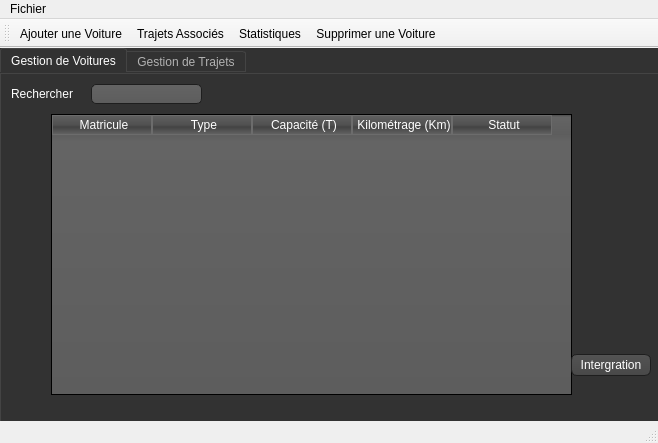
<?xml version="1.0" encoding="UTF-8"?>
<ui version="4.0">
 <class>mywindow</class>
 <widget class="QMainWindow" name="mywindow">
  <property name="enabled">
   <bool>true</bool>
  </property>
  <property name="geometry">
   <rect>
    <x>0</x>
    <y>0</y>
    <width>658</width>
    <height>443</height>
   </rect>
  </property>
  <property name="windowTitle">
   <string>mywindow</string>
  </property>
  <property name="styleSheet">
   <string notr="true"/>
  </property>
  <widget class="QWidget" name="centralwidget">
   <property name="styleSheet">
    <string notr="true">
QToolTip
{
     border: 1px solid black;
     background-color: #ffa02f;
     padding: 1px;
     border-radius: 3px;
     opacity: 100;
}

QWidget
{
    background-color: #323232;
}

QWidget:item:hover
{
    background-color: QLinearGradient( x1: 0, y1: 0, x2: 0, y2: 1, stop: 0 #ffa02f, stop: 1 #ca0619);
    color: #000000;
}

QWidget:item:selected
{
    background-color: QLinearGradient( x1: 0, y1: 0, x2: 0, y2: 1, stop: 0 #ffa02f, stop: 1 #d7801a);
}

QMenuBar::item
{
    background: transparent;
}

QMenuBar::item:selected
{
    background: transparent;
    border: 1px solid #ffaa00;
}

QMenuBar::item:pressed
{
    background: #444;
    border: 1px solid #000;
    background-color: QLinearGradient(
        x1:0, y1:0,
        x2:0, y2:1,
        stop:1 #212121,
        stop:0.4 #343434
        stop:0.2 #343434,
        stop:0.1 #ffaa00
    );
    margin-bottom:-1px;
    padding-bottom:1px;
}

QMenu
{
    border: 1px solid #000;
}

QMenu::item
{
    padding: 2px 20px 2px 20px;
}

QMenu::item:selected
{
    color: #000000;
}

QWidget:disabled
{
    color: #404040;
    background-color: #323232;
}

QAbstractItemView
{
    background-color: QLinearGradient( x1: 0, y1: 0, x2: 0, y2: 1, stop: 0 #4d4d4d, stop: 0.1 #646464, stop: 1 #5d5d5d);
}

QWidget:focus
{
    /*border: 2px solid QLinearGradient( x1: 0, y1: 0, x2: 0, y2: 1, stop: 0 #ffa02f, stop: 1 #d7801a);*/
}

QLineEdit
{
    background-color: QLinearGradient( x1: 0, y1: 0, x2: 0, y2: 1, stop: 0 #4d4d4d, stop: 0 #646464, stop: 1 #5d5d5d);
    padding: 1px;
    border-style: solid;
    border: 1px solid #1e1e1e;
    border-radius: 5;
}

QPushButton
{
	color:rgb(255, 255, 255);
    background-color: QLinearGradient( x1: 0, y1: 0, x2: 0, y2: 1, stop: 0 #565656, stop: 0.1 #525252, stop: 0.5 #4e4e4e, stop: 0.9 #4a4a4a, stop: 1 #464646);
    border-width: 1px;
    border-color: #1e1e1e;
    border-style: solid;
    border-radius: 6;
    padding: 3px;
    font-size: 12px;
    padding-left: 5px;
    padding-right: 5px;
}

QPushButton:pressed
{
    background-color: QLinearGradient( x1: 0, y1: 0, x2: 0, y2: 1, stop: 0 #2d2d2d, stop: 0.1 #2b2b2b, stop: 0.5 #292929, stop: 0.9 #282828, stop: 1 #252525);
}

QComboBox
{
    selection-background-color: #ffaa00;
    background-color: QLinearGradient( x1: 0, y1: 0, x2: 0, y2: 1, stop: 0 #565656, stop: 0.1 #525252, stop: 0.5 #4e4e4e, stop: 0.9 #4a4a4a, stop: 1 #464646);
    border-style: solid;
    border: 1px solid #1e1e1e;
    border-radius: 5;
	color:white;
}

QComboBox:hover,QPushButton:hover
{
    border: 2px solid QLinearGradient( x1: 0, y1: 0, x2: 0, y2: 1, stop: 0 #ffa02f, stop: 1 #d7801a);
}


QComboBox:on
{
    padding-top: 3px;
    padding-left: 4px;
    background-color: QLinearGradient( x1: 0, y1: 0, x2: 0, y2: 1, stop: 0 #2d2d2d, stop: 0.1 #2b2b2b, stop: 0.5 #292929, stop: 0.9 #282828, stop: 1 #252525);
    selection-background-color: #ffaa00;
}

QComboBox QAbstractItemView
{
    border: 2px solid darkgray;
    selection-background-color: QLinearGradient( x1: 0, y1: 0, x2: 0, y2: 1, stop: 0 #ffa02f, stop: 1 #d7801a);
}

QComboBox::drop-down
{
     subcontrol-origin: padding;
     subcontrol-position: top right;
     width: 15px;

     border-left-width: 0px;
     border-left-color: darkgray;
     border-left-style: solid; /* just a single line */
     border-top-right-radius: 3px; /* same radius as the QComboBox */
     border-bottom-right-radius: 3px;
 }

QComboBox::down-arrow
{
     image: url(:/down_arrow.png);
}

QGroupBox:focus
{
border: 2px solid QLinearGradient( x1: 0, y1: 0, x2: 0, y2: 1, stop: 0 #ffa02f, stop: 1 #d7801a);
}

QTextEdit:focus
{
    border: 2px solid QLinearGradient( x1: 0, y1: 0, x2: 0, y2: 1, stop: 0 #ffa02f, stop: 1 #d7801a);
}

QScrollBar:horizontal {
     border: 1px solid #222222;
     background: QLinearGradient( x1: 0, y1: 0, x2: 0, y2: 1, stop: 0.0 #121212, stop: 0.2 #282828, stop: 1 #484848);
     height: 7px;
     margin: 0px 16px 0 16px;
}

QScrollBar::handle:horizontal
{
      background: QLinearGradient( x1: 0, y1: 0, x2: 1, y2: 0, stop: 0 #ffa02f, stop: 0.5 #d7801a, stop: 1 #ffa02f);
      min-height: 20px;
      border-radius: 2px;
}

QScrollBar::add-line:horizontal {
      border: 1px solid #1b1b19;
      border-radius: 2px;
      background: QLinearGradient( x1: 0, y1: 0, x2: 1, y2: 0, stop: 0 #ffa02f, stop: 1 #d7801a);
      width: 14px;
      subcontrol-position: right;
      subcontrol-origin: margin;
}

QScrollBar::sub-line:horizontal {
      border: 1px solid #1b1b19;
      border-radius: 2px;
      background: QLinearGradient( x1: 0, y1: 0, x2: 1, y2: 0, stop: 0 #ffa02f, stop: 1 #d7801a);
      width: 14px;
     subcontrol-position: left;
     subcontrol-origin: margin;
}

QScrollBar::right-arrow:horizontal, QScrollBar::left-arrow:horizontal
{
      border: 1px solid black;
      width: 1px;
      height: 1px;
      background: white;
}

QScrollBar::add-page:horizontal, QScrollBar::sub-page:horizontal
{
      background: none;
}

QScrollBar:vertical
{
      background: QLinearGradient( x1: 0, y1: 0, x2: 1, y2: 0, stop: 0.0 #121212, stop: 0.2 #282828, stop: 1 #484848);
      width: 7px;
      margin: 16px 0 16px 0;
      border: 1px solid #222222;
}

QScrollBar::handle:vertical
{
      background: QLinearGradient( x1: 0, y1: 0, x2: 0, y2: 1, stop: 0 #ffa02f, stop: 0.5 #d7801a, stop: 1 #ffa02f);
      min-height: 20px;
      border-radius: 2px;
}

QScrollBar::add-line:vertical
{
      border: 1px solid #1b1b19;
      border-radius: 2px;
      background: QLinearGradient( x1: 0, y1: 0, x2: 0, y2: 1, stop: 0 #ffa02f, stop: 1 #d7801a);
      height: 14px;
      subcontrol-position: bottom;
      subcontrol-origin: margin;
}

QScrollBar::sub-line:vertical
{
      border: 1px solid #1b1b19;
      border-radius: 2px;
      background: QLinearGradient( x1: 0, y1: 0, x2: 0, y2: 1, stop: 0 #d7801a, stop: 1 #ffa02f);
      height: 14px;
      subcontrol-position: top;
      subcontrol-origin: margin;
}

QScrollBar::up-arrow:vertical, QScrollBar::down-arrow:vertical
{
      border: 1px solid black;
      width: 1px;
      height: 1px;
      background: white;
}


QScrollBar::add-page:vertical, QScrollBar::sub-page:vertical
{
      background: none;
}

QTextEdit
{
    background-color: #242424;
}

QPlainTextEdit
{
    background-color: #242424;
}

QHeaderView::section
{
    background-color: QLinearGradient(x1:0, y1:0, x2:0, y2:1, stop:0 #616161, stop: 0.5 #505050, stop: 0.6 #434343, stop:1 #656565);
    color: white;
    padding-left: 4px;
    border: 1px solid #6c6c6c;
}



QDockWidget::title
{
    text-align: center;
    spacing: 3px; /* spacing between items in the tool bar */
    background-color: QLinearGradient(x1:0, y1:0, x2:0, y2:1, stop:0 #323232, stop: 0.5 #242424, stop:1 #323232);
}

QDockWidget::close-button, QDockWidget::float-button
{
    text-align: center;
    spacing: 1px; /* spacing between items in the tool bar */
    background-color: QLinearGradient(x1:0, y1:0, x2:0, y2:1, stop:0 #323232, stop: 0.5 #242424, stop:1 #323232);
}

QDockWidget::close-button:hover, QDockWidget::float-button:hover
{
    background: #242424;
}

QDockWidget::close-button:pressed, QDockWidget::float-button:pressed
{
    padding: 1px -1px -1px 1px;
}

QMainWindow::separator
{
    background-color: QLinearGradient(x1:0, y1:0, x2:0, y2:1, stop:0 #161616, stop: 0.5 #151515, stop: 0.6 #212121, stop:1 #343434);
    color: white;
    padding-left: 4px;
    border: 1px solid #4c4c4c;
    spacing: 3px; /* spacing between items in the tool bar */
}

QMainWindow::separator:hover
{

    background-color: QLinearGradient(x1:0, y1:0, x2:0, y2:1, stop:0 #d7801a, stop:0.5 #b56c17 stop:1 #ffa02f);
    color: white;
    padding-left: 4px;
    border: 1px solid #6c6c6c;
    spacing: 3px; /* spacing between items in the tool bar */
}

QToolBar::handle
{
     spacing: 3px; /* spacing between items in the tool bar */
     background: url(:/images/handle.png);
}

QMenu::separator
{
    height: 2px;
    background-color: QLinearGradient(x1:0, y1:0, x2:0, y2:1, stop:0 #161616, stop: 0.5 #151515, stop: 0.6 #212121, stop:1 #343434);
    color: white;
    padding-left: 4px;
    margin-left: 10px;
    margin-right: 5px;
}

QProgressBar
{
    border: 2px solid grey;
    border-radius: 5px;
    text-align: center;
}

QProgressBar::chunk
{
    background-color: #d7801a;
    width: 2.15px;
    margin: 0.5px;
}

QTabBar::tab {
    color: rgb(255, 255, 255);
	
    border: 1px solid #444;
    border-bottom-style: none;
    background-color: #323232;
    padding-left: 10px;
    padding-right: 10px;
    padding-top: 3px;
    padding-bottom: 2px;
    margin-right: -1px;
}

QTabWidget::pane {
    border: 1px solid #444;
    top: 1px;
}

QTabBar::tab:last
{
    margin-right: 0; /* the last selected tab has nothing to overlap with on the right */
    border-top-right-radius: 3px;
}

QTabBar::tab:first:!selected
{
 margin-left: 0px; /* the last selected tab has nothing to overlap with on the right */


    border-top-left-radius: 3px;
}

QTabBar::tab:!selected
{
    color: #b1b1b1;
    border-bottom-style: solid;
    margin-top: 3px;
    background-color: QLinearGradient(x1:0, y1:0, x2:0, y2:1, stop:1 #212121, stop:.4 #343434);
}

QTabBar::tab:selected
{
    border-top-left-radius: 3px;
    border-top-right-radius: 3px;
    margin-bottom: 0px;
}

QTabBar::tab:!selected:hover
{
    /*border-top: 2px solid #ffaa00;
    padding-bottom: 3px;*/
    border-top-left-radius: 3px;
    border-top-right-radius: 3px;
    background-color: QLinearGradient(x1:0, y1:0, x2:0, y2:1, stop:1 #212121, stop:0.4 #343434, stop:0.2 #343434, stop:0.1 #ffaa00);
}

QRadioButton::indicator:checked, QRadioButton::indicator:unchecked{
    color: #b1b1b1;
    background-color: #323232;
    border: 1px solid #b1b1b1;
    border-radius: 6px;
}

QRadioButton::indicator:checked
{
    background-color: qradialgradient(
        cx: 0.5, cy: 0.5,
        fx: 0.5, fy: 0.5,
        radius: 1.0,
        stop: 0.25 #ffaa00,
        stop: 0.3 #323232
    );
}

QCheckBox:disabled
{
color: #414141;
}
QRadioButton::indicator
{
    border-radius: 6px;
}

QRadioButton::indicator:hover, QCheckBox::indicator:hover
{
    border: 1px solid #ffaa00;
}



QCheckBox::indicator:disabled, QRadioButton::indicator:disabled
{
    border: 1px solid #444;
}
QLineEdit { color: white }
QLabel { color: white }
QGroupBox { color: white }
QDateEdit { color: white }
QSpinBox{ color: white }
QTableWidget::item {
    color: white;
}
QCheckBox::indicator{
   /* border: 1px solid #b1b1b1;*/
    width: 9px;
    height: 9px;
}
</string>
   </property>
   <widget class="QTabWidget" name="tabWidget_2">
    <property name="geometry">
     <rect>
      <x>0</x>
      <y>0</y>
      <width>661</width>
      <height>381</height>
     </rect>
    </property>
    <property name="currentIndex">
     <number>0</number>
    </property>
    <widget class="QWidget" name="tab_4">
     <attribute name="title">
      <string>Gestion de Voitures</string>
     </attribute>
     <widget class="QStackedWidget" name="stackedWidget">
      <property name="geometry">
       <rect>
        <x>0</x>
        <y>0</y>
        <width>651</width>
        <height>351</height>
       </rect>
      </property>
      <property name="styleSheet">
       <string notr="true"/>
      </property>
      <property name="currentIndex">
       <number>0</number>
      </property>
      <widget class="QWidget" name="page_4">
       <widget class="QTableWidget" name="table_modif">
        <property name="enabled">
         <bool>true</bool>
        </property>
        <property name="geometry">
         <rect>
          <x>50</x>
          <y>40</y>
          <width>521</width>
          <height>281</height>
         </rect>
        </property>
        <column>
         <property name="text">
          <string>Matricule</string>
         </property>
        </column>
        <column>
         <property name="text">
          <string>Type</string>
         </property>
        </column>
        <column>
         <property name="text">
          <string>Capacité (T)</string>
         </property>
        </column>
        <column>
         <property name="text">
          <string>Kilométrage (Km)</string>
         </property>
        </column>
        <column>
         <property name="text">
          <string>Statut</string>
         </property>
        </column>
       </widget>
       <widget class="QLineEdit" name="lineEdit">
        <property name="geometry">
         <rect>
          <x>90</x>
          <y>10</y>
          <width>111</width>
          <height>20</height>
         </rect>
        </property>
        <property name="text">
         <string/>
        </property>
       </widget>
       <widget class="QLabel" name="label_6">
        <property name="geometry">
         <rect>
          <x>10</x>
          <y>12</y>
          <width>71</width>
          <height>16</height>
         </rect>
        </property>
        <property name="text">
         <string>Rechercher </string>
        </property>
       </widget>
       <widget class="QPushButton" name="pushButton_2">
        <property name="geometry">
         <rect>
          <x>570</x>
          <y>280</y>
          <width>80</width>
          <height>22</height>
         </rect>
        </property>
        <property name="text">
         <string>Intergration</string>
        </property>
       </widget>
      </widget>
      <widget class="QWidget" name="page_3">
       <widget class="QGroupBox" name="groupBox">
        <property name="geometry">
         <rect>
          <x>40</x>
          <y>30</y>
          <width>491</width>
          <height>321</height>
         </rect>
        </property>
        <property name="title">
         <string>Nouvelle Voiture</string>
        </property>
        <widget class="QComboBox" name="comboBox">
         <property name="geometry">
          <rect>
           <x>180</x>
           <y>70</y>
           <width>111</width>
           <height>21</height>
          </rect>
         </property>
         <item>
          <property name="text">
           <string>Remorque</string>
          </property>
         </item>
         <item>
          <property name="text">
           <string>Citerne</string>
          </property>
         </item>
         <item>
          <property name="text">
           <string>Frigofrique</string>
          </property>
         </item>
         <item>
          <property name="text">
           <string>Benne</string>
          </property>
         </item>
         <item>
          <property name="text">
           <string>Porte-Char</string>
          </property>
         </item>
         <item>
          <property name="text">
           <string>Fourgon</string>
          </property>
         </item>
         <item>
          <property name="text">
           <string>Ampliroll</string>
          </property>
         </item>
         <item>
          <property name="text">
           <string>Plateau</string>
          </property>
         </item>
        </widget>
        <widget class="QSpinBox" name="spinBox_2">
         <property name="geometry">
          <rect>
           <x>180</x>
           <y>130</y>
           <width>91</width>
           <height>21</height>
          </rect>
         </property>
         <property name="maximum">
          <number>1000000</number>
         </property>
        </widget>
        <widget class="QLabel" name="label_5">
         <property name="geometry">
          <rect>
           <x>50</x>
           <y>160</y>
           <width>47</width>
           <height>14</height>
          </rect>
         </property>
         <property name="text">
          <string>Statut</string>
         </property>
        </widget>
        <widget class="QLineEdit" name="matricule">
         <property name="geometry">
          <rect>
           <x>180</x>
           <y>40</y>
           <width>113</width>
           <height>20</height>
          </rect>
         </property>
         <property name="text">
          <string/>
         </property>
        </widget>
        <widget class="QComboBox" name="comboBox_2">
         <property name="geometry">
          <rect>
           <x>180</x>
           <y>160</y>
           <width>111</width>
           <height>21</height>
          </rect>
         </property>
         <item>
          <property name="text">
           <string>Disponible</string>
          </property>
         </item>
         <item>
          <property name="text">
           <string>Indisponible</string>
          </property>
         </item>
        </widget>
        <widget class="QLabel" name="label">
         <property name="geometry">
          <rect>
           <x>50</x>
           <y>40</y>
           <width>61</width>
           <height>16</height>
          </rect>
         </property>
         <property name="text">
          <string>#Matricule</string>
         </property>
        </widget>
        <widget class="QPushButton" name="pushButton_9">
         <property name="enabled">
          <bool>false</bool>
         </property>
         <property name="geometry">
          <rect>
           <x>136</x>
           <y>250</y>
           <width>91</width>
           <height>23</height>
          </rect>
         </property>
         <property name="text">
          <string>Valider</string>
         </property>
        </widget>
        <widget class="QLabel" name="label_4">
         <property name="geometry">
          <rect>
           <x>50</x>
           <y>130</y>
           <width>91</width>
           <height>16</height>
          </rect>
         </property>
         <property name="text">
          <string>Kilométrage (Km)</string>
         </property>
        </widget>
        <widget class="QSpinBox" name="spinBox">
         <property name="geometry">
          <rect>
           <x>180</x>
           <y>100</y>
           <width>42</width>
           <height>21</height>
          </rect>
         </property>
        </widget>
        <widget class="QLabel" name="label_3">
         <property name="geometry">
          <rect>
           <x>50</x>
           <y>100</y>
           <width>71</width>
           <height>16</height>
          </rect>
         </property>
         <property name="text">
          <string>Capacité (T)</string>
         </property>
        </widget>
        <widget class="QLabel" name="label_2">
         <property name="geometry">
          <rect>
           <x>50</x>
           <y>70</y>
           <width>47</width>
           <height>14</height>
          </rect>
         </property>
         <property name="text">
          <string>Type</string>
         </property>
        </widget>
        <widget class="QPushButton" name="pushButton_10">
         <property name="geometry">
          <rect>
           <x>240</x>
           <y>250</y>
           <width>91</width>
           <height>23</height>
          </rect>
         </property>
         <property name="text">
          <string>Annuler</string>
         </property>
        </widget>
       </widget>
      </widget>
      <widget class="QWidget" name="page_6">
       <widget class="QGroupBox" name="groupBox_3">
        <property name="geometry">
         <rect>
          <x>10</x>
          <y>10</y>
          <width>591</width>
          <height>331</height>
         </rect>
        </property>
        <property name="title">
         <string>Trajets effectué par cette Voiture</string>
        </property>
        <widget class="QTableWidget" name="table_trajeff">
         <property name="geometry">
          <rect>
           <x>10</x>
           <y>30</y>
           <width>571</width>
           <height>261</height>
          </rect>
         </property>
         <column>
          <property name="text">
           <string>Numéro</string>
          </property>
         </column>
         <column>
          <property name="text">
           <string>Pays Chargement</string>
          </property>
         </column>
         <column>
          <property name="text">
           <string>Pays Livraison</string>
          </property>
         </column>
         <column>
          <property name="text">
           <string>Ville Chargement</string>
          </property>
         </column>
         <column>
          <property name="text">
           <string>Ville Livraison</string>
          </property>
         </column>
         <column>
          <property name="text">
           <string>Cdp Chargement</string>
          </property>
         </column>
         <column>
          <property name="text">
           <string>Cdp Livraison</string>
          </property>
         </column>
         <column>
          <property name="text">
           <string>Date Chargment</string>
          </property>
         </column>
         <column>
          <property name="text">
           <string>Date Livraison</string>
          </property>
         </column>
        </widget>
        <widget class="QPushButton" name="pushButton_3">
         <property name="geometry">
          <rect>
           <x>260</x>
           <y>300</y>
           <width>80</width>
           <height>22</height>
          </rect>
         </property>
         <property name="text">
          <string>Retour</string>
         </property>
        </widget>
       </widget>
      </widget>
     </widget>
    </widget>
    <widget class="QWidget" name="tab_5">
     <attribute name="title">
      <string>Gestion de Trajets</string>
     </attribute>
     <widget class="QStackedWidget" name="stackedWidget_2">
      <property name="geometry">
       <rect>
        <x>0</x>
        <y>0</y>
        <width>651</width>
        <height>351</height>
       </rect>
      </property>
      <property name="currentIndex">
       <number>0</number>
      </property>
      <widget class="QWidget" name="page_7">
       <widget class="QTableWidget" name="table_trajet">
        <property name="geometry">
         <rect>
          <x>20</x>
          <y>40</y>
          <width>611</width>
          <height>291</height>
         </rect>
        </property>
        <column>
         <property name="text">
          <string>Numéro</string>
         </property>
        </column>
        <column>
         <property name="text">
          <string>Pays chargement</string>
         </property>
        </column>
        <column>
         <property name="text">
          <string>Pays livraison</string>
         </property>
        </column>
        <column>
         <property name="text">
          <string>Ville chargment</string>
         </property>
        </column>
        <column>
         <property name="text">
          <string>Ville livraison</string>
         </property>
        </column>
        <column>
         <property name="text">
          <string>Cdp chargement</string>
         </property>
        </column>
        <column>
         <property name="text">
          <string>Cdp livraison</string>
         </property>
        </column>
        <column>
         <property name="text">
          <string>Date chargement</string>
         </property>
        </column>
        <column>
         <property name="text">
          <string>Date livraison</string>
         </property>
        </column>
       </widget>
       <widget class="QLabel" name="label_17">
        <property name="geometry">
         <rect>
          <x>10</x>
          <y>12</y>
          <width>71</width>
          <height>16</height>
         </rect>
        </property>
        <property name="text">
         <string>Rechercher </string>
        </property>
       </widget>
       <widget class="QLineEdit" name="lineEdit_10">
        <property name="geometry">
         <rect>
          <x>90</x>
          <y>10</y>
          <width>111</width>
          <height>20</height>
         </rect>
        </property>
        <property name="text">
         <string/>
        </property>
       </widget>
      </widget>
      <widget class="QWidget" name="page_8">
       <widget class="QGroupBox" name="groupBox_2">
        <property name="geometry">
         <rect>
          <x>60</x>
          <y>0</y>
          <width>501</width>
          <height>331</height>
         </rect>
        </property>
        <property name="title">
         <string>Nouveau Trajet</string>
        </property>
        <widget class="QTabWidget" name="tabWidget">
         <property name="geometry">
          <rect>
           <x>20</x>
           <y>20</y>
           <width>441</width>
           <height>271</height>
          </rect>
         </property>
         <property name="currentIndex">
          <number>0</number>
         </property>
         <widget class="QWidget" name="tab">
          <attribute name="title">
           <string>Chargement</string>
          </attribute>
          <widget class="QLabel" name="label_7">
           <property name="geometry">
            <rect>
             <x>50</x>
             <y>40</y>
             <width>61</width>
             <height>16</height>
            </rect>
           </property>
           <property name="text">
            <string>#Numero</string>
           </property>
          </widget>
          <widget class="QLabel" name="label_8">
           <property name="geometry">
            <rect>
             <x>50</x>
             <y>70</y>
             <width>47</width>
             <height>14</height>
            </rect>
           </property>
           <property name="text">
            <string>Pays</string>
           </property>
          </widget>
          <widget class="QLabel" name="label_9">
           <property name="geometry">
            <rect>
             <x>50</x>
             <y>100</y>
             <width>47</width>
             <height>14</height>
            </rect>
           </property>
           <property name="text">
            <string>Ville</string>
           </property>
          </widget>
          <widget class="QLabel" name="label_10">
           <property name="geometry">
            <rect>
             <x>50</x>
             <y>130</y>
             <width>71</width>
             <height>16</height>
            </rect>
           </property>
           <property name="text">
            <string>Code Postal</string>
           </property>
          </widget>
          <widget class="QLabel" name="label_11">
           <property name="geometry">
            <rect>
             <x>50</x>
             <y>160</y>
             <width>47</width>
             <height>14</height>
            </rect>
           </property>
           <property name="text">
            <string>Date</string>
           </property>
          </widget>
          <widget class="QLineEdit" name="lineEdit_2">
           <property name="geometry">
            <rect>
             <x>150</x>
             <y>38</y>
             <width>113</width>
             <height>20</height>
            </rect>
           </property>
           <property name="inputMask">
            <string/>
           </property>
           <property name="maxLength">
            <number>32767</number>
           </property>
          </widget>
          <widget class="QLineEdit" name="lineEdit_3">
           <property name="geometry">
            <rect>
             <x>150</x>
             <y>68</y>
             <width>113</width>
             <height>20</height>
            </rect>
           </property>
          </widget>
          <widget class="QLineEdit" name="lineEdit_4">
           <property name="geometry">
            <rect>
             <x>150</x>
             <y>98</y>
             <width>113</width>
             <height>20</height>
            </rect>
           </property>
          </widget>
          <widget class="QLineEdit" name="lineEdit_5">
           <property name="geometry">
            <rect>
             <x>150</x>
             <y>128</y>
             <width>113</width>
             <height>20</height>
            </rect>
           </property>
          </widget>
          <widget class="QDateEdit" name="dateEdit">
           <property name="geometry">
            <rect>
             <x>150</x>
             <y>158</y>
             <width>113</width>
             <height>22</height>
            </rect>
           </property>
           <property name="dateTime">
            <datetime>
             <hour>0</hour>
             <minute>0</minute>
             <second>0</second>
             <year>2020</year>
             <month>1</month>
             <day>1</day>
            </datetime>
           </property>
          </widget>
         </widget>
         <widget class="QWidget" name="tab_2">
          <attribute name="title">
           <string>Livraison</string>
          </attribute>
          <widget class="QLabel" name="label_12">
           <property name="geometry">
            <rect>
             <x>50</x>
             <y>132</y>
             <width>47</width>
             <height>14</height>
            </rect>
           </property>
           <property name="text">
            <string>Date</string>
           </property>
          </widget>
          <widget class="QLineEdit" name="lineEdit_7">
           <property name="geometry">
            <rect>
             <x>150</x>
             <y>40</y>
             <width>113</width>
             <height>20</height>
            </rect>
           </property>
           <property name="text">
            <string/>
           </property>
          </widget>
          <widget class="QLineEdit" name="lineEdit_8">
           <property name="geometry">
            <rect>
             <x>150</x>
             <y>70</y>
             <width>113</width>
             <height>20</height>
            </rect>
           </property>
          </widget>
          <widget class="QLabel" name="label_13">
           <property name="geometry">
            <rect>
             <x>50</x>
             <y>102</y>
             <width>71</width>
             <height>16</height>
            </rect>
           </property>
           <property name="text">
            <string>Code Postal</string>
           </property>
          </widget>
          <widget class="QLineEdit" name="lineEdit_9">
           <property name="geometry">
            <rect>
             <x>150</x>
             <y>100</y>
             <width>113</width>
             <height>20</height>
            </rect>
           </property>
          </widget>
          <widget class="QLabel" name="label_14">
           <property name="geometry">
            <rect>
             <x>50</x>
             <y>42</y>
             <width>47</width>
             <height>14</height>
            </rect>
           </property>
           <property name="text">
            <string>Pays</string>
           </property>
          </widget>
          <widget class="QDateEdit" name="dateEdit_2">
           <property name="geometry">
            <rect>
             <x>150</x>
             <y>130</y>
             <width>113</width>
             <height>22</height>
            </rect>
           </property>
           <property name="dateTime">
            <datetime>
             <hour>0</hour>
             <minute>0</minute>
             <second>0</second>
             <year>2020</year>
             <month>1</month>
             <day>1</day>
            </datetime>
           </property>
          </widget>
          <widget class="QLabel" name="label_15">
           <property name="geometry">
            <rect>
             <x>50</x>
             <y>72</y>
             <width>47</width>
             <height>14</height>
            </rect>
           </property>
           <property name="text">
            <string>Ville</string>
           </property>
          </widget>
         </widget>
         <widget class="QWidget" name="tab_3">
          <attribute name="title">
           <string>Affectation</string>
          </attribute>
          <widget class="QLabel" name="label_16">
           <property name="geometry">
            <rect>
             <x>20</x>
             <y>10</y>
             <width>71</width>
             <height>16</height>
            </rect>
           </property>
           <property name="text">
            <string>Rechercher</string>
           </property>
          </widget>
          <widget class="QLineEdit" name="lineEdit_6">
           <property name="geometry">
            <rect>
             <x>100</x>
             <y>10</y>
             <width>113</width>
             <height>20</height>
            </rect>
           </property>
          </widget>
          <widget class="QTableWidget" name="tabledispo">
           <property name="geometry">
            <rect>
             <x>7</x>
             <y>40</y>
             <width>421</width>
             <height>201</height>
            </rect>
           </property>
           <column>
            <property name="text">
             <string>Matricule</string>
            </property>
           </column>
           <column>
            <property name="text">
             <string>Type</string>
            </property>
           </column>
           <column>
            <property name="text">
             <string>Capacité (T)</string>
            </property>
           </column>
           <column>
            <property name="text">
             <string>Kilométrage (Km)</string>
            </property>
           </column>
          </widget>
         </widget>
        </widget>
        <widget class="QPushButton" name="pushButton_4">
         <property name="geometry">
          <rect>
           <x>180</x>
           <y>300</y>
           <width>75</width>
           <height>23</height>
          </rect>
         </property>
         <property name="text">
          <string>Annuler</string>
         </property>
        </widget>
        <widget class="QPushButton" name="pushButton_6">
         <property name="enabled">
          <bool>true</bool>
         </property>
         <property name="geometry">
          <rect>
           <x>270</x>
           <y>300</y>
           <width>81</width>
           <height>23</height>
          </rect>
         </property>
         <property name="text">
          <string>Valider</string>
         </property>
        </widget>
       </widget>
      </widget>
     </widget>
    </widget>
   </widget>
  </widget>
  <widget class="QStatusBar" name="statusbar"/>
  <widget class="QMenuBar" name="menuBar">
   <property name="geometry">
    <rect>
     <x>0</x>
     <y>0</y>
     <width>658</width>
     <height>21</height>
    </rect>
   </property>
   <widget class="QMenu" name="menuFile">
    <property name="title">
     <string>Fichier</string>
    </property>
    <addaction name="actionEnrigistrer"/>
    <addaction name="actionStatistiques"/>
   </widget>
   <addaction name="menuFile"/>
  </widget>
  <widget class="QToolBar" name="toolBar">
   <property name="enabled">
    <bool>true</bool>
   </property>
   <property name="windowTitle">
    <string>toolBar</string>
   </property>
   <attribute name="toolBarArea">
    <enum>TopToolBarArea</enum>
   </attribute>
   <attribute name="toolBarBreak">
    <bool>false</bool>
   </attribute>
   <addaction name="actionNouveau"/>
   <addaction name="actionaffecter"/>
   <addaction name="actionStatistiques"/>
   <addaction name="actionSupprimer"/>
  </widget>
  <action name="actionNouveau">
   <property name="checkable">
    <bool>false</bool>
   </property>
   <property name="enabled">
    <bool>true</bool>
   </property>
   <property name="icon">
    <iconset resource="Ressources.qrc">
     <normaloff>:/new/ImagesPrefix/PNGs/056-plus.png</normaloff>:/new/ImagesPrefix/PNGs/056-plus.png</iconset>
   </property>
   <property name="text">
    <string>Ajouter une Voiture</string>
   </property>
  </action>
  <action name="actionSupprimer">
   <property name="enabled">
    <bool>true</bool>
   </property>
   <property name="icon">
    <iconset resource="Ressources.qrc">
     <normaloff>:/new/ImagesPrefix/PNGs/058-error.png</normaloff>:/new/ImagesPrefix/PNGs/058-error.png</iconset>
   </property>
   <property name="text">
    <string>Supprimer une Voiture</string>
   </property>
  </action>
  <action name="actionaffecter">
   <property name="icon">
    <iconset resource="Ressources.qrc">
     <normaloff>:/new/ImagesPrefix/PNGs/135-map.png</normaloff>:/new/ImagesPrefix/PNGs/135-map.png</iconset>
   </property>
   <property name="text">
    <string>Trajets Associés</string>
   </property>
  </action>
  <action name="actionEnrigistrer">
   <property name="text">
    <string>Exporter en .CSV</string>
   </property>
  </action>
  <action name="actionStatistiques">
   <property name="icon">
    <iconset resource="Ressources.qrc">
     <normaloff>:/new/ImagesPrefix/PNGs/pngegg.png</normaloff>:/new/ImagesPrefix/PNGs/pngegg.png</iconset>
   </property>
   <property name="text">
    <string>Statistiques</string>
   </property>
  </action>
 </widget>
 <resources>
  <include location="Ressources.qrc"/>
 </resources>
 <connections/>
</ui>
